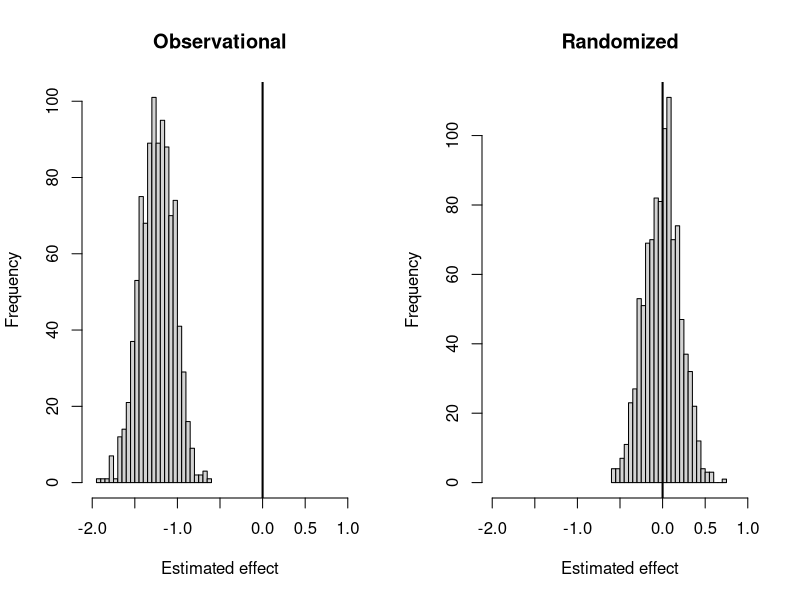

Recreate this plot in R.
## ---- chunk 1
#| label: fig-confounding
#| fig-cap: "The same true (zero) effect of exercise on symptoms, estimated in 1,000 simulated observational studies (left) and 1,000 randomized experiments (right). The vertical line marks the truth."
set.seed(1)
one_study <- function(randomized) {
  n <- 300
  motivation <- rnorm(n)                          # never measured
  if (randomized) {
    exercise <- rbinom(n, 1, 0.5)                 # coin flip
  } else {
    exercise <- rbinom(n, 1, plogis(motivation))  # the motivated exercise more
  }
  symptoms <- 10 - 1.5 * motivation + 0 * exercise + rnorm(n)
  coef(lm(symptoms ~ exercise))["exercise"]
}
obs <- replicate(1000, one_study(randomized = FALSE))
rct <- replicate(1000, one_study(randomized = TRUE))
par(mfrow = c(1, 2))
hist(obs, main = "Observational", xlab = "Estimated effect",
     xlim = c(-2, 1), breaks = 30); abline(v = 0, lwd = 2)
hist(rct, main = "Randomized", xlab = "Estimated effect",
     xlim = c(-2, 1), breaks = 30); abline(v = 0, lwd = 2)
